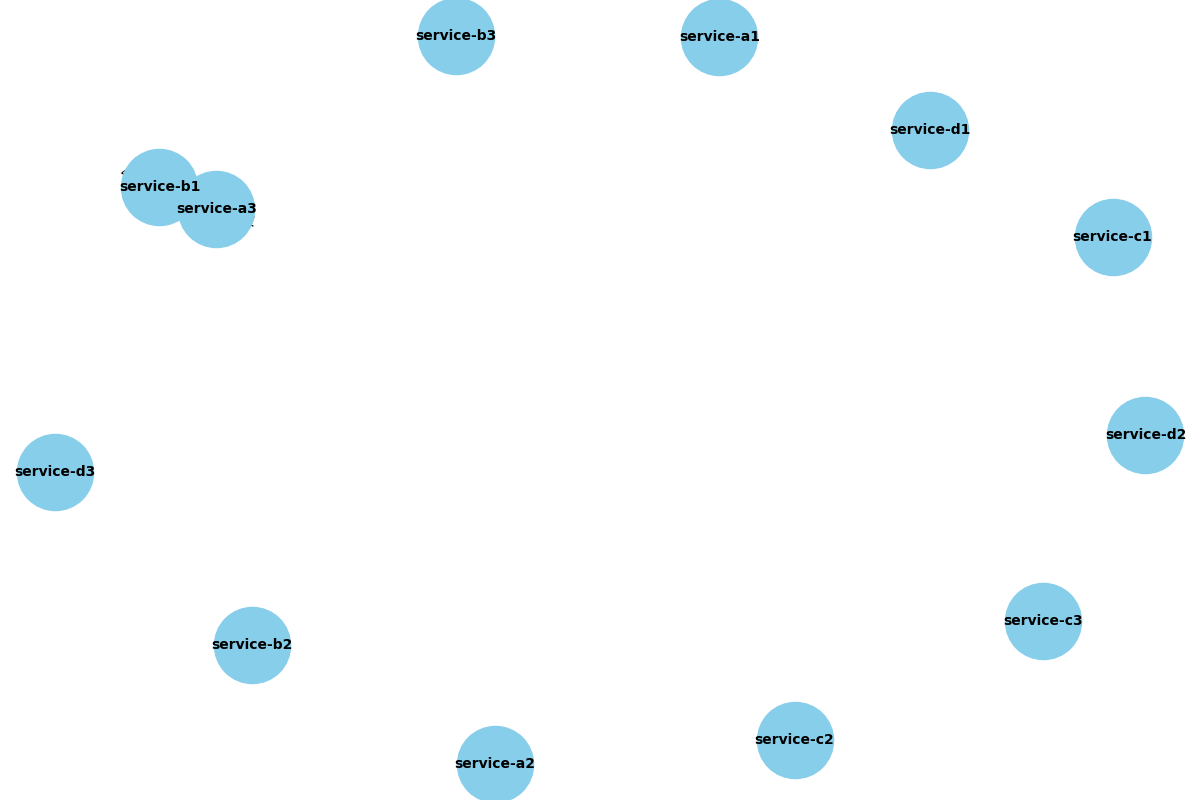

Source code (Python):
import networkx as nx
import matplotlib.pyplot as plt
from collections import defaultdict

class DAG:
    def __init__(self):
        self.graph = nx.DiGraph()

    def create_dag(self, pods, edges):
        self.graph.clear()
        for pod in pods:
            self.graph.add_node(pod)
        for edge in edges:
            if len(edge) == 3:
                source, destination, data_size = edge
                if source in pods and destination in pods:
                    self.graph.add_edge(source, destination, weight=data_size)
            elif len(edge) == 2:
                source, destination = edge
                if source in pods and destination in pods:
                    self.graph.add_edge(source, destination)

    def draw_dag(self, file_name="dag.png"):
        pos = nx.spring_layout(self.graph)
        weights = nx.get_edge_attributes(self.graph, 'weight')
        
        plt.figure(figsize=(12, 8))
        nx.draw(self.graph, pos, with_labels=True, node_size=3000, node_color='skyblue', font_size=10, font_weight='bold', edge_color='gray')
        nx.draw_networkx_edge_labels(self.graph, pos, edge_labels=weights)
        
        plt.title("Kubernetes Pods DAG in Namespace 'paper2'")
        plt.savefig(file_name)
        plt.close()

    def find_all_paths_with_durations(self):
        all_paths = []
        for source in self.graph.nodes:
            for target in self.graph.nodes:
                if source != target:
                    paths = list(nx.all_simple_paths(self.graph, source=source, target=target))
                    for path in paths:
                        total_duration = 0
                        for i in range(len(path) - 1):
                            total_duration += self.graph[path[i]][path[i + 1]]['weight']
                        all_paths.append((path, round(total_duration)))
        return all_paths

    def filter_and_sort_paths(self, all_paths_with_durations):
        def is_sub_path(path, other_path):
            if len(path) >= len(other_path):
                return False
            for i in range(len(other_path) - len(path) + 1):
                if other_path[i:i + len(path)] == path:
                    return True
            return False

        filtered_paths = []
        paths_list = [path for path, duration in all_paths_with_durations]
        
        for path, duration in all_paths_with_durations:
            if not any(is_sub_path(path, other_path) for other_path in paths_list if path != other_path):
                filtered_paths.append((path, duration))
        
        # Sort paths by total duration in descending order
        filtered_paths.sort(key=lambda x: x[1], reverse=True)
        
        return filtered_paths

    def separate_paths_by_threshold(self, filtered_sorted_paths, threshold):
        below_threshold = [path for path in filtered_sorted_paths if path[1] <= threshold]
        above_threshold = [path for path in filtered_sorted_paths if path[1] > threshold]
        return below_threshold, above_threshold

    def count_edge_occurrences(self, paths):
        edge_count = defaultdict(int)
        for path, _ in paths:
            for i in range(len(path) - 1):
                edge = (path[i], path[i + 1])
                edge_count[edge] += 1
        return edge_count

    def evaluate_edges(self, below_threshold_paths, above_threshold_paths):
        below_edge_count = self.count_edge_occurrences(below_threshold_paths)
        above_edge_count = self.count_edge_occurrences(above_threshold_paths)
        
        edge_evaluation = {}
        all_edges = set(below_edge_count.keys()).union(set(above_edge_count.keys()))
        
        for edge in all_edges:
            below_count = below_edge_count.get(edge, 0)
            above_count = above_edge_count.get(edge, 0)
            difference = below_count - above_count
            edge_evaluation[edge] = difference
        
        return edge_evaluation

    def check_isolated_nodes(self, graph, edges_to_remove):
            for edge in edges_to_remove:
                source, destination = edge
                if source in graph.nodes and destination in graph.nodes:
                    graph.remove_edge(source, destination)


            

    def create_dag_without_nodes(self, nodes_to_remove, edges):
        remaining_nodes = [node for node in self.graph.nodes if node not in nodes_to_remove]
        remaining_edges = [edge for edge in edges if edge[0] not in nodes_to_remove and edge[1] not in nodes_to_remove]
        self.create_dag(remaining_nodes, remaining_edges)
